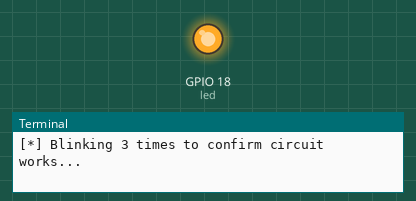
The program below on a simulated Raspberry Pi (BCM pin numbers). Parts: output pins drawn as LEDs (lit = HIGH), the last lines printed to the terminal. At 11.1 s the program stops and its outputs stay as they are.

Above: at 0.1 s.
At 11.1 s:
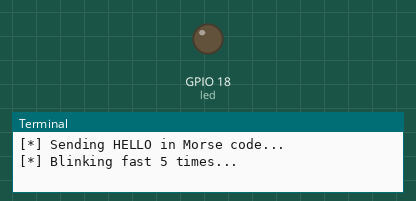
Timing chart, 0 to 12.6 s (numbered marks = the images above):
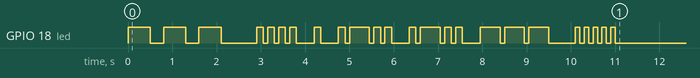

The program:

led_blink.py
```python
#!/usr/bin/env python3
"""
led_blink.py — first GPIO experiment

LED connection required:
  - Physical pin 12 (BCM 18) → 220Ω resistor → LED anode (+)
  - LED cathode (−) → Physical pin 14 or any GND pin

If your LED is currently on pins 1 (3.3V) and 9 (GND):
  move the pin-1 wire to physical pin 12, keep GND on pin 9.

Run: python3 led_blink.py
"""

from gpiozero import LED
from time import sleep

LED_PIN = 18  # BCM numbering

def blink_n(led, n, on_time=0.3, off_time=0.2):
    for _ in range(n):
        led.on()
        sleep(on_time)
        led.off()
        sleep(off_time)

def morse_dot(led):
    led.on(); sleep(0.15); led.off(); sleep(0.1)

def morse_dash(led):
    led.on(); sleep(0.45); led.off(); sleep(0.1)

def morse_space(led):
    sleep(0.3)  # between letters

def morse_hello(led):
    """H E L L O in Morse"""
    # H: . . . .
    for _ in range(4): morse_dot(led)
    morse_space(led)
    # E: .
    morse_dot(led)
    morse_space(led)
    # L: . - . .
    morse_dot(led); morse_dash(led); morse_dot(led); morse_dot(led)
    morse_space(led)
    # L: . - . .
    morse_dot(led); morse_dash(led); morse_dot(led); morse_dot(led)
    morse_space(led)
    # O: - - -
    for _ in range(3): morse_dash(led)


if __name__ == "__main__":
    print(f"[*] Initializing LED on BCM {LED_PIN} (physical pin 12)")
    led = LED(LED_PIN)

    print("[*] Blinking 3 times to confirm circuit works...")
    blink_n(led, 3, on_time=0.5, off_time=0.3)
    sleep(0.5)

    print("[*] Sending HELLO in Morse code...")
    morse_hello(led)
    sleep(0.5)

    print("[*] Blinking fast 5 times...")
    blink_n(led, 5, on_time=0.1, off_time=0.1)

    led.off()
    print("[*] Done. LED off.")
```

Measured:
- by itself, GPIO 18 (led): LOW → HIGH at 0.00 s, → LOW 0.50 s later, → HIGH 0.30 s later, → LOW 0.50 s later, … (48 changes in this stretch)
